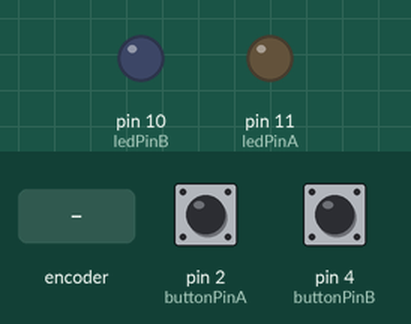
Simulated run of this sketch. Board: Arduino Uno, built with avr-gcc and run on an emulated ATmega328P. On the bench: output pins drawn as LEDs (lit = HIGH). The test bench sets the inputs (shaded band); at power-on: pin 2 (buttonPinA) HIGH, pin 4 (buttonPinB) HIGH.

Above: at 4.8 s.
4.9 s: rotary encoder on pin 2 (buttonPinA) / pin 4 (buttonPinB) turned 3 steps (first pin leading)
At 6.6 s:
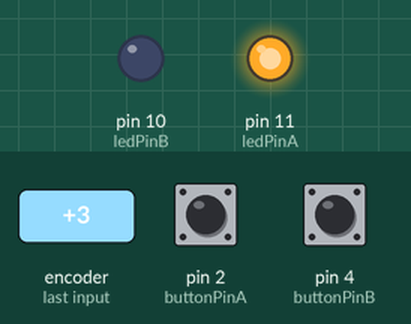
Timing chart, 0 to 8.1 s (numbered marks = the images above; inputs shaded):
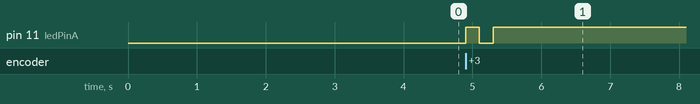

The sketch:

Advance_2-3.ino
```cpp
const int buttonPinA = 2;
const int ledPinA = 11;

const int buttonPinB = 4;
const int ledPinB = 10;

volatile bool ledStateA = false;

bool ledStateB = false;
int previousButtonB = HIGH;

void setup() {
    pinMode(ledPinA, OUTPUT);
    pinMode(buttonPinA, INPUT_PULLUP);

    pinMode(ledPinB, OUTPUT);
    pinMode(buttonPinB, INPUT_PULLUP);

    attachInterrupt(
        digitalPinToInterrupt(buttonPinA),
        buttonISR,
        FALLING
    );
}

void buttonISR() {
    ledStateA = !ledStateA;
    digitalWrite(ledPinA, ledStateA);
}

void loop() {

    // Poll Button B
    int currentButtonB = digitalRead(buttonPinB);

    // Detect HIGH -> LOW transition
    if (previousButtonB == HIGH &&
        currentButtonB == LOW) {

        ledStateB = !ledStateB;

        digitalWrite(
            ledPinB,
            ledStateB
        );
    }

    previousButtonB = currentButtonB;

    // Simulate a busy/blocking system
    delay(2000);
}
```

Measured:
- after the input at 4.9 s, pin 11 (ledPinA): LOW → HIGH at once, → LOW 0.20 s later, → HIGH 0.20 s later
